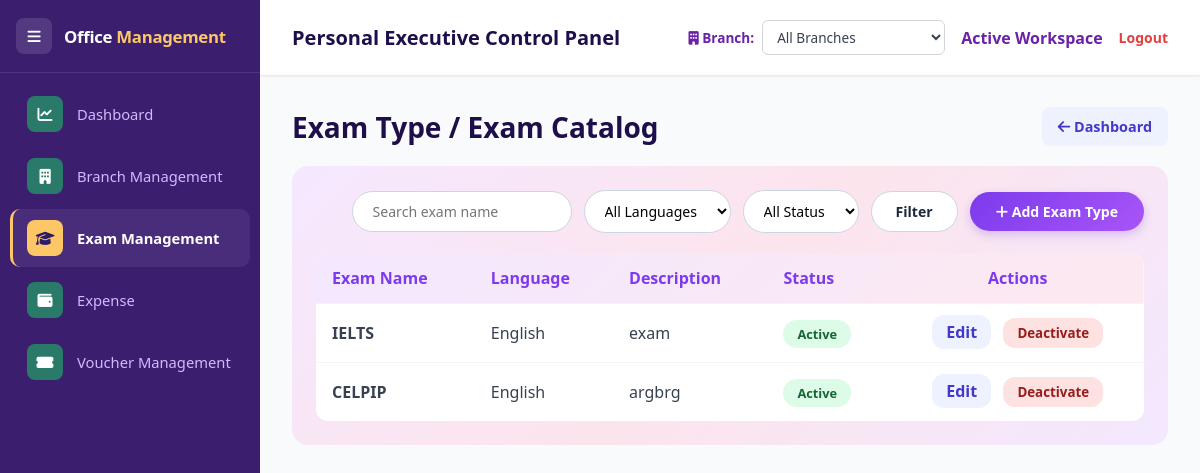
Screenshot of /exams/types/ with the database file from the repository.
### apps/models.py (models this page shows)
class ExamType(db.Model):
    id = db.Column(db.Integer, primary_key=True)
    name = db.Column(db.String(150), nullable=False)
    language = db.Column(db.String(80), nullable=False)
    description = db.Column(db.Text, nullable=True)
    status = db.Column(db.String(20), default='Active')  # Active / Inactive
    created_at = db.Column(db.DateTime, default=datetime.utcnow)
    branch_exams = db.relationship('BranchExam', backref='exam_type', lazy=True)

### apps/exams/exam_types.py (the view)
@exam_types_bp.route('/')
def list_exam_types():
    query = ExamType.query
    search = request.args.get('q', '').strip()
    language = request.args.get('language', '').strip()
    status = request.args.get('status', '').strip()
    if search:
        query = query.filter(ExamType.name.ilike(f'%{search}%'))
    if language:
        query = query.filter(ExamType.language == language)
    if status:
        query = query.filter(ExamType.status == status)
    exam_types = query.order_by(ExamType.id.desc()).all()
    languages = [row[0] for row in db.session.query(ExamType.language).distinct().all() if row[0]]
    return render_template('exam_types.html', exam_types=exam_types, languages=languages,
                            search=search, language=language, status=status)

### apps/branches/routes.py (called while the page is built)
@branches_bp.app_context_processor
def inject_branch_switcher():
    try:
        switcher_branches = Branch.query.order_by(Branch.branch_name.asc()).all()
    except Exception:
        switcher_branches = []
    return {
        'switcher_branches': switcher_branches,
        'active_branch_id': session.get('active_branch_id'),
        'active_branch_name': session.get('active_branch_name', 'All Branches'),
    }

### templates/exam_types.html (shortened to what this page needs)
{% extends "base.html" %}
{% block content %}
<div id="listView">
    <div class="module-header">
        <h2>Exam Type / Exam Catalog</h2>
        <a href="{{ url_for('exams_dashboard.dashboard') }}" class="btn-secondary" style="text-decoration:none;"><i class="fas fa-arrow-left"></i> Dashboard</a>
    </div>
    <div style="background:linear-gradient(135deg,#f5e8ff 0%,#fce4ec 50%,#f3e8ff 100%);padding:24px;border-radius:16px;">
        <form method="GET" style="display:flex;align-items:center;justify-content:flex-end;gap:12px;margin-bottom:20px;flex-wrap:wrap;">
            <input type="text" name="q" value="{{ search }}" placeholder="Search exam name" style="padding:10px 20px;border-radius:30px;border:1.5px solid #cbd5e1;font-size:0.88rem;width:220px;outline:none;background:#fff;color:#374151;">
            <select name="language" style="padding:10px 16px;border-radius:30px;border:1.5px solid #cbd5e1;background:#fff;font-size:0.88rem;">
                <option value="">All Languages</option>
            </select>
            <select name="status" style="padding:10px 16px;border-radius:30px;border:1.5px solid #cbd5e1;background:#fff;font-size:0.88rem;">
                <option value="">All Status</option>
            </select>
            <button type="submit" style="padding:10px 24px;border-radius:30px;background:#fff;color:#1e293b;border:1.5px solid #cbd5e1;font-weight:700;cursor:pointer;font-size:0.88rem;">Filter</button>
            <button type="button" onclick="showForm()" style="padding:10px 26px;border-radius:30px;background:linear-gradient(135deg,#7c3aed,#a855f7);color:#fff;border:none;font-weight:700;cursor:pointer;font-size:0.88rem;box-shadow:0 4px 10px rgba(124,58,237,0.25);"><i class="fas fa-plus"></i> Add Exam Type</button>
        </form>
        <div class="table-responsive" style="background:#fff;border-radius:12px;overflow:hidden;">
            <table style="width:100%;border-collapse:collapse;">
                <thead>
                    <tr style="background:linear-gradient(135deg,#f3e8ff,#fde8f0);">
                        <th style="padding:14px 16px;text-align:left;color:#7c3aed;font-weight:700;">Exam Name</th>
                        <th style="padding:14px 16px;text-align:left;color:#7c3aed;font-weight:700;">Language</th>
                        <th style="padding:14px 16px;text-align:left;color:#7c3aed;font-weight:700;">Description</th>
                        <th style="padding:14px 16px;text-align:left;color:#7c3aed;font-weight:700;">Status</th>
                        <th style="padding:14px 16px;text-align:center;color:#7c3aed;font-weight:700;">Actions</th>
                    </tr>
                </thead>
                <tbody>
                    {% for e in exam_types %}
                    <tr style="border-top:1px solid #f1f5f9;">
                        <td style="padding:14px 16px;color:#374151;font-weight:700;">{{ e.name }}</td>
                        <td style="padding:14px 16px;color:#374151;">{{ e.language }}</td>
                        <td style="padding:14px 16px;color:#374151;">{{ e.description or '-' }}</td>
                        <td style="padding:14px 16px;">
                            {% if e.status == 'Active' %}
                            <span style="background:#dcfce7;color:#166534;padding:5px 14px;border-radius:20px;font-size:0.8rem;font-weight:700;">Active</span>
                            {% else %}
                            <span style="background:#fee2e2;color:#991b1b;padding:5px 14px;border-radius:20px;font-size:0.8rem;font-weight:700;">Inactive</span>
                            {% endif %}
                        </td>
                        <td style="padding:14px 16px;text-align:center;">
                            <a href="javascript:void(0)" onclick='editExamType({{ {"id": e.id, "name": e.name, "language": e.language, "description": e.description or "", "status": e.status}|tojson }})' style="padding:6px 14px;border-radius:12px;background:#eef2ff;color:#4338ca;font-weight:600;text-decoration:none;margin-right:8px;">Edit</a>
                            <form action="{{ url_for('exam_types.toggle_status', exam_type_id=e.id) }}" method="POST" style="display:inline;">
                                <button type="submit" style="padding:6px 14px;border-radius:12px;background:{{ '#fee2e2' if e.status=='Active' else '#dcfce7' }};color:{{ '#991b1b' if e.status=='Active' else '#166534' }};font-weight:600;border:none;cursor:pointer;">{{ 'Deactivate' if e.status == 'Active' else 'Activate' }}</button>
                            </form>
                        </td>
                    </tr>
                    {% else %}
                    <tr><td colspan="5" class="muted" style="padding:20px;text-align:center;">No exam types yet. Add one to get started.</td></tr>
                    {% endfor %}
                </tbody>
            </table>
        </div>
    </div>
</div>
{% endblock %}

### static/css/style.css (style rules this page uses)
:root { --primary-purple: #6B21A8; --dark-purple: #1e0f4a; --accent-pink: #EC4899; --light-pink: #FCE7F3; --bg-slate: #F9FAFB; --text-dark: #1F2937; --sidebar-width: 260px; }
* { margin: 0; padding: 0; box-sizing: border-box; font-family: 'Segoe UI', Tahoma, Geneva, Verdana, sans-serif; }
body { background-color: var(--bg-slate); color: var(--text-dark); display: flex; height: 100vh; overflow: hidden; }
.module-header { display:flex;justify-content:space-between;align-items:center;gap:16px;margin-bottom:20px;flex-wrap:wrap; }
.module-header h2 { color:var(--dark-purple);font-size:1.75rem; }
.btn-primary,.btn-secondary,.btn-danger { border:none;border-radius:6px;padding:10px 16px;font-weight:700;text-decoration:none;cursor:pointer;display:inline-flex;align-items:center;justify-content:center;gap:8px;font-size:0.9rem; }
.btn-secondary { background:#e5e7eb;color:#1f2937; }
.btn-secondary,.btn-danger { display:inline-block;padding:10px 16px;border-radius:8px;text-decoration:none;font-weight:700;border:0;cursor:pointer }
.btn-secondary { background:#eef2ff;color:#4338ca }

### rows the page displays
ExamType: name "IELTS", language "English", description "exam", shows "Active", status "Deactivate"
ExamType: name "CELPIP", language "English", description "argbrg", shows "Active", status "Deactivate"
